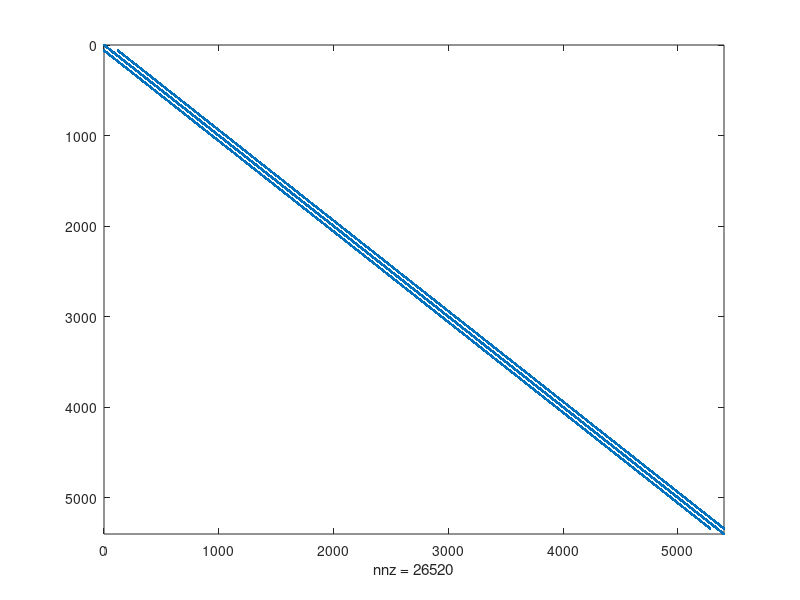

MATLAB code for this plot:
% ELEC4700 Assignment 2: Finite Difference Method

% Initialization

clear all;
close all;
clc;
set(0,'DefaultFigureWindowStyle','docked');

% Solving V=V0 @ x=0 and V=0 @ x=L in region LxW

L = 90;
W = 2/3 * L;
V0 = 1;

nx = L;
ny = W;
G = sparse(nx*ny);
V = sparse(nx,ny);
B = sparse(1,nx*ny);

for i = 1:nx                %Iteration through length
    for j = 1:ny            %Iteration through width
        n = j + (i-1)*ny;

        if i == 1;
            G(n,:) = 0;
            G(n,n) = 1;
            B(n) = 1;
        elseif i == nx
            G(n,:) = 0;
            G(n,n) = 1;
%         elseif j == 1
%             nxm = j + (i-2)*ny;
%             nxp = j + (i)*ny;
%             nyp = j+1 + (i-1)*ny;
%             
%             G(n,n) = 1;
%         elseif j == ny
%             nxm = j + (i-2)*ny;
%             nxp = j + (i)*ny;
%             nym = j-1 + (i-1)*ny;
%             
%             G(n,n) = 1;
        else
            nxm = j + (i-2)*ny;
            nxp = j + (i)*ny;
            nym = j-1 + (i-1)*ny;
            nyp = j+1 + (i-1)*ny;
            
            G(n,n) = -(4);
            G(n,nxm) = 1;
            G(n,nxp) = 1;
            G(n,nym) = 1;
            G(n,nyp) = 1;
        end
            
    end
end
figure(1)
spy(G)